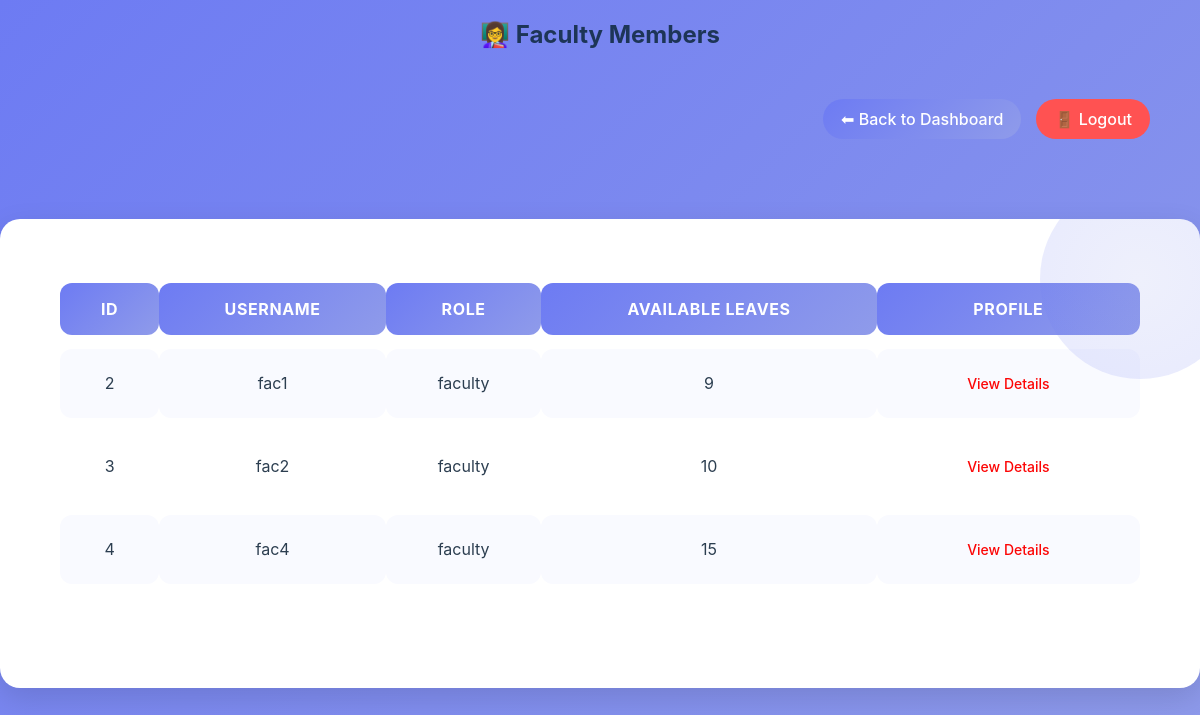
The page /faculty_list (signed in) on the database its author committed.
### app.py (models this page shows)
class User(db.Model):
    id = db.Column(db.Integer, primary_key=True)
    username = db.Column(db.String(80), unique=True)
    password = db.Column(db.String(80))
    available_leaves = db.Column(db.Integer, default=15)
    role = db.Column(db.String(10))  # faculty or hod
    leave_balance = db.Column(db.Integer, default=15)

### app.py (the view)
@app.route('/faculty_list')
def faculty_list():
    if 'user_id' not in session or session['role'] != 'hod':
        return redirect(url_for('login'))
    faculty_members = User.query.filter_by(role='faculty').all()
    return render_template('faculty_list.html', faculty_members=faculty_members)

### templates/faculty_list.html (shortened to what this page needs)
<!DOCTYPE html>
<html lang="en">
<head>
  <link rel="stylesheet" href="{{ url_for('static', filename='style.css') }}">
</head>
<body>
  <h2>👩‍🏫 Faculty Members</h2>
  <div class="top-links">
    <a href="{{ url_for('dashboard_hod') }}">⬅ Back to Dashboard</a>
    <a href="{{ url_for('logout') }}" style="background:#ff5252;">🚪 Logout</a>
  </div>
  <div class="container">
    <table>
      <tr>
        <th>ID</th>
        <th>Username</th>
        <th>Role</th>
        <th>Available Leaves</th>
        <th>Profile</th>
      </tr>
      {% for f in faculty_members %}
      <tr>
        <td>{{ f.id }}</td>
        <td>{{ f.username }}</td>
        <td>{{ f.role }}</td>
        <td>{{ f.leave_balance }}</td>
        <td><a href="{{ url_for('faculty_detail', faculty_id=f.id) }}" class="btn">View Details</a></td>
      </tr>
      {% endfor %}
    </table>
  </div>
</body>
</html>

### static/style.css (style rules this page uses)
body { margin: 0; padding: 0; min-height: 100vh; font-family: "Inter", "Segoe UI", Roboto, Arial, sans-serif; color: #2c3e50; background: linear-gradient(135deg, #6D7BF3, #8F9BEA); }
.container { background: #ffffff; max-width: 1100px; margin: 80px auto; padding: 50px 60px; border-radius: 20px; box-shadow: 0 10px 30px rgba(0, 0, 0, 0.12); position: relative; overflow: hidden; }
.container::before { content: ""; position: absolute; top: -40px; right: -40px; width: 200px; height: 200px; background: radial-gradient(circle at center, #8F9BEA 0%, #6D7BF3 80%); opacity: 0.15; border-radius: 50%; transform: rotate(45deg); pointer-events: none; }
h2, h3 { text-align: center; margin-bottom: 30px; color: #1d3557; font-weight: 700; }
.top-links { display: flex; justify-content: flex-end; gap: 15px; padding: 20px 50px 0; }
.top-links a { text-decoration: none; padding: 10px 18px; border-radius: 30px; font-weight: 500; background: linear-gradient(135deg, #6D7BF3, #8F9BEA); color: #fff; transition: background 0.3s, transform 0.2s; }
table { width: 100%; border-collapse: separate; border-spacing: 0 14px; margin-bottom: 40px; }
th, td { padding: 16px 22px; text-align: center; background: #fff; border: none; border-radius: 12px; }
th { background: #6D7BF3; background: linear-gradient(135deg, #6D7BF3, #8F9BEA); color: #fff; text-transform: uppercase; letter-spacing: 0.6px; }
tr { transition: transform 0.2s, box-shadow 0.2s; }
tr:nth-child(even) td { background: #f9faff; }
.btn { padding: 10px 18px; border-radius: 12px; text-decoration: none; color: #fc0606; font-size: 14px; font-weight: 500; display: inline-block; transition: transform 0.2s, background 0.3s; }
.top-links a:last-child { background: #E05D5D; }

### rows shown on the page
User: id "2", username "fac1", role "faculty", leave_balance "9"
User: id "3", username "fac2", role "faculty", leave_balance "10"
User: id "4", username "fac4", role "faculty", leave_balance "15"
